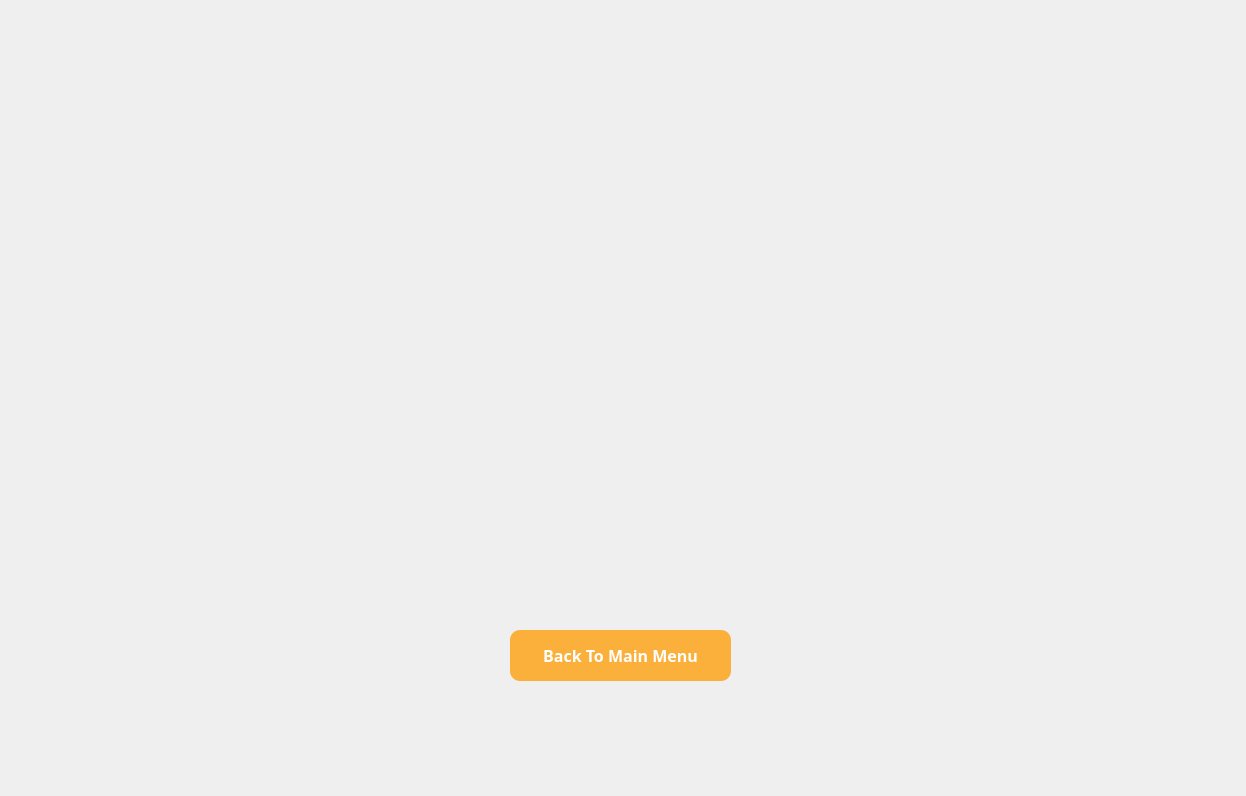
<?xml version="1.0" encoding="UTF-8"?>
<ui version="4.0">
 <class>Dialog</class>
 <widget class="QDialog" name="Dialog">
  <property name="geometry">
   <rect>
    <x>0</x>
    <y>0</y>
    <width>1246</width>
    <height>796</height>
   </rect>
  </property>
  <property name="windowTitle">
   <string>Dialog</string>
  </property>
  <widget class="QLabel" name="label">
   <property name="geometry">
    <rect>
     <x>0</x>
     <y>0</y>
     <width>1246</width>
     <height>796</height>
    </rect>
   </property>
   <property name="acceptDrops">
    <bool>true</bool>
   </property>
   <property name="text">
    <string/>
   </property>
   <property name="pixmap">
    <pixmap>images/petregistered!.png</pixmap>
   </property>
   <property name="scaledContents">
    <bool>true</bool>
   </property>
   <property name="wordWrap">
    <bool>false</bool>
   </property>
  </widget>
  <widget class="QPushButton" name="sucpetregbackbutt">
   <property name="geometry">
    <rect>
     <x>510</x>
     <y>630</y>
     <width>221</width>
     <height>51</height>
    </rect>
   </property>
   <property name="font">
    <font>
     <family>Arial Black</family>
     <pointsize>12</pointsize>
     <italic>false</italic>
     <bold>true</bold>
    </font>
   </property>
   <property name="cursor">
    <cursorShape>PointingHandCursor</cursorShape>
   </property>
   <property name="mouseTracking">
    <bool>true</bool>
   </property>
   <property name="tabletTracking">
    <bool>true</bool>
   </property>
   <property name="acceptDrops">
    <bool>false</bool>
   </property>
   <property name="styleSheet">
    <string notr="true">QWidget#sucpetregbackbutt{
background-color: rgb(251, 176, 59);
font: 900 12pt &quot;Arial Black&quot;; color : rgb(255, 255, 255);
border-radius: 10px;}

QWidget#sucpetregbackbutt:hover {
    
    background-color:rgb(238, 223, 146); 
    border: 2px solid #388E3C; 
    padding: 10px 20px; 
    font-size: 15px; 
}</string>
   </property>
   <property name="text">
    <string>Back To Main Menu</string>
   </property>
  </widget>
  <widget class="QWidget" name="widget" native="true">
   <property name="geometry">
    <rect>
     <x>0</x>
     <y>0</y>
     <width>120</width>
     <height>80</height>
    </rect>
   </property>
  </widget>
 </widget>
 <resources/>
 <connections/>
</ui>
